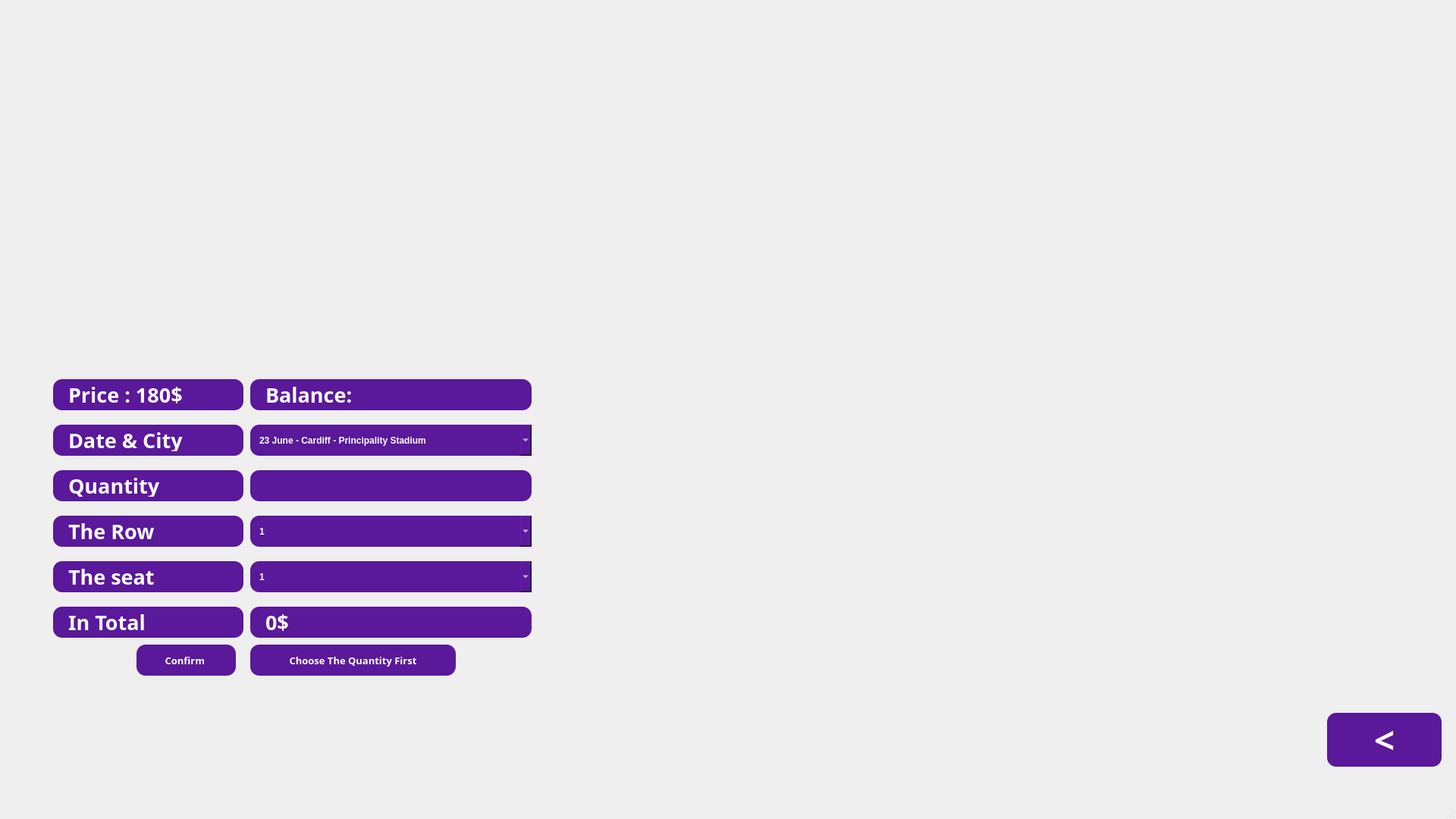
<?xml version="1.0" encoding="UTF-8"?>
<ui version="4.0">
 <class>LanaPage</class>
 <widget class="QMainWindow" name="LanaPage">
  <property name="geometry">
   <rect>
    <x>0</x>
    <y>0</y>
    <width>1920</width>
    <height>1080</height>
   </rect>
  </property>
  <property name="minimumSize">
   <size>
    <width>1920</width>
    <height>1080</height>
   </size>
  </property>
  <property name="maximumSize">
   <size>
    <width>1920</width>
    <height>1080</height>
   </size>
  </property>
  <property name="windowTitle">
   <string>MainWindow</string>
  </property>
  <widget class="QWidget" name="centralwidget">
   <widget class="QLabel" name="label">
    <property name="geometry">
     <rect>
      <x>0</x>
      <y>-40</y>
      <width>1920</width>
      <height>1080</height>
     </rect>
    </property>
    <property name="sizePolicy">
     <sizepolicy hsizetype="Preferred" vsizetype="Preferred">
      <horstretch>0</horstretch>
      <verstretch>0</verstretch>
     </sizepolicy>
    </property>
    <property name="minimumSize">
     <size>
      <width>1920</width>
      <height>1080</height>
     </size>
    </property>
    <property name="maximumSize">
     <size>
      <width>1920</width>
      <height>1080</height>
     </size>
    </property>
    <property name="text">
     <string/>
    </property>
    <property name="pixmap">
     <pixmap>LanaPage.png</pixmap>
    </property>
   </widget>
   <widget class="QPushButton" name="LanaBackBtn">
    <property name="geometry">
     <rect>
      <x>1750</x>
      <y>940</y>
      <width>151</width>
      <height>71</height>
     </rect>
    </property>
    <property name="font">
     <font>
      <family>Rockwell</family>
      <pointsize>36</pointsize>
      <weight>75</weight>
      <bold>true</bold>
     </font>
    </property>
    <property name="styleSheet">
     <string notr="true">
    background-color: #5A189A;
    color: white;
    border-radius: 12px;
    padding: 6px 12px;
    font-weight: bold;

</string>
    </property>
    <property name="text">
     <string>&lt;</string>
    </property>
   </widget>
   <widget class="QComboBox" name="DateLanaComboBox">
    <property name="geometry">
     <rect>
      <x>330</x>
      <y>560</y>
      <width>371</width>
      <height>41</height>
     </rect>
    </property>
    <property name="styleSheet">
     <string notr="true">
    background-color: #5A189A;
    color: white;
    border-radius: 12px;
    padding: 6px 12px;
    font-weight: bold;

</string>
    </property>
    <item>
     <property name="text">
      <string>23 June - Cardiff - Principality Stadium</string>
     </property>
    </item>
    <item>
     <property name="text">
      <string>26 June - Glasgow - Hampden Park</string>
     </property>
    </item>
    <item>
     <property name="text">
      <string>28 June - Liverpool - Anfield Stadium</string>
     </property>
    </item>
    <item>
     <property name="text">
      <string>30 June - Dublin - Aviva Stadium</string>
     </property>
    </item>
    <item>
     <property name="text">
      <string>3 July - London - Wembley Staidum</string>
     </property>
    </item>
    <item>
     <property name="text">
      <string>4 July - London - Wembley Staidum</string>
     </property>
    </item>
   </widget>
   <widget class="QLabel" name="LanaPriceLabel">
    <property name="geometry">
     <rect>
      <x>70</x>
      <y>500</y>
      <width>251</width>
      <height>41</height>
     </rect>
    </property>
    <property name="font">
     <font>
      <family>Rockwell</family>
      <pointsize>20</pointsize>
      <weight>75</weight>
      <bold>true</bold>
     </font>
    </property>
    <property name="styleSheet">
     <string notr="true">QLabel {
    background-color: #5A189A;
    color: white;
    border-radius: 12px;
    padding: 6px 12px;
    font-weight: bold;
}
</string>
    </property>
    <property name="text">
     <string>Price : 180$</string>
    </property>
   </widget>
   <widget class="QLabel" name="DateLanaLabel">
    <property name="geometry">
     <rect>
      <x>70</x>
      <y>560</y>
      <width>251</width>
      <height>41</height>
     </rect>
    </property>
    <property name="font">
     <font>
      <family>Rockwell</family>
      <pointsize>20</pointsize>
      <weight>75</weight>
      <bold>true</bold>
     </font>
    </property>
    <property name="styleSheet">
     <string notr="true">QLabel {
    background-color: #5A189A;
    color: white;
    border-radius: 12px;
    padding: 6px 12px;
    font-weight: bold;
}
</string>
    </property>
    <property name="text">
     <string>Date &amp; City</string>
    </property>
   </widget>
   <widget class="QLabel" name="QuantityLanaLabel">
    <property name="geometry">
     <rect>
      <x>70</x>
      <y>620</y>
      <width>251</width>
      <height>41</height>
     </rect>
    </property>
    <property name="font">
     <font>
      <family>Rockwell</family>
      <pointsize>20</pointsize>
      <weight>75</weight>
      <bold>true</bold>
     </font>
    </property>
    <property name="styleSheet">
     <string notr="true">QLabel {
    background-color: #5A189A;
    color: white;
    border-radius: 12px;
    padding: 6px 12px;
    font-weight: bold;
}
</string>
    </property>
    <property name="text">
     <string>Quantity</string>
    </property>
   </widget>
   <widget class="QPushButton" name="ConfirmLanaBtn">
    <property name="geometry">
     <rect>
      <x>180</x>
      <y>850</y>
      <width>131</width>
      <height>41</height>
     </rect>
    </property>
    <property name="font">
     <font>
      <family>Rockwell</family>
      <pointsize>10</pointsize>
      <weight>75</weight>
      <bold>true</bold>
     </font>
    </property>
    <property name="styleSheet">
     <string notr="true">
    background-color: #5A189A;
    color: white;
    border-radius: 12px;
    padding: 6px 12px;
    font-weight: bold;

</string>
    </property>
    <property name="text">
     <string>Confirm </string>
    </property>
   </widget>
   <widget class="QLabel" name="RowLanaLabel">
    <property name="geometry">
     <rect>
      <x>70</x>
      <y>680</y>
      <width>251</width>
      <height>41</height>
     </rect>
    </property>
    <property name="font">
     <font>
      <family>Rockwell</family>
      <pointsize>20</pointsize>
      <weight>75</weight>
      <bold>true</bold>
     </font>
    </property>
    <property name="styleSheet">
     <string notr="true">QLabel {
    background-color: #5A189A;
    color: white;
    border-radius: 12px;
    padding: 6px 12px;
    font-weight: bold;
}
</string>
    </property>
    <property name="text">
     <string>The Row</string>
    </property>
   </widget>
   <widget class="QLabel" name="SeatLanaLabel">
    <property name="geometry">
     <rect>
      <x>70</x>
      <y>740</y>
      <width>251</width>
      <height>41</height>
     </rect>
    </property>
    <property name="font">
     <font>
      <family>Rockwell</family>
      <pointsize>20</pointsize>
      <weight>75</weight>
      <bold>true</bold>
     </font>
    </property>
    <property name="styleSheet">
     <string notr="true">QLabel {
    background-color: #5A189A;
    color: white;
    border-radius: 12px;
    padding: 6px 12px;
    font-weight: bold;
}
</string>
    </property>
    <property name="text">
     <string>The seat</string>
    </property>
   </widget>
   <widget class="QComboBox" name="RowLanaComboBox">
    <property name="geometry">
     <rect>
      <x>330</x>
      <y>680</y>
      <width>371</width>
      <height>41</height>
     </rect>
    </property>
    <property name="styleSheet">
     <string notr="true">
    background-color: #5A189A;
    color: white;
    border-radius: 12px;
    padding: 6px 12px;
    font-weight: bold;

</string>
    </property>
    <item>
     <property name="text">
      <string>1</string>
     </property>
    </item>
    <item>
     <property name="text">
      <string>2</string>
     </property>
    </item>
    <item>
     <property name="text">
      <string>3</string>
     </property>
    </item>
    <item>
     <property name="text">
      <string>4</string>
     </property>
    </item>
    <item>
     <property name="text">
      <string>5</string>
     </property>
    </item>
    <item>
     <property name="text">
      <string>6</string>
     </property>
    </item>
    <item>
     <property name="text">
      <string>7</string>
     </property>
    </item>
    <item>
     <property name="text">
      <string>8</string>
     </property>
    </item>
    <item>
     <property name="text">
      <string>9</string>
     </property>
    </item>
    <item>
     <property name="text">
      <string>10</string>
     </property>
    </item>
    <item>
     <property name="text">
      <string>11</string>
     </property>
    </item>
    <item>
     <property name="text">
      <string>12</string>
     </property>
    </item>
    <item>
     <property name="text">
      <string>13</string>
     </property>
    </item>
    <item>
     <property name="text">
      <string>14</string>
     </property>
    </item>
    <item>
     <property name="text">
      <string>15</string>
     </property>
    </item>
    <item>
     <property name="text">
      <string>16</string>
     </property>
    </item>
    <item>
     <property name="text">
      <string>17</string>
     </property>
    </item>
    <item>
     <property name="text">
      <string>18</string>
     </property>
    </item>
    <item>
     <property name="text">
      <string>19</string>
     </property>
    </item>
    <item>
     <property name="text">
      <string>20</string>
     </property>
    </item>
    <item>
     <property name="text">
      <string>21</string>
     </property>
    </item>
    <item>
     <property name="text">
      <string>22</string>
     </property>
    </item>
    <item>
     <property name="text">
      <string>23</string>
     </property>
    </item>
    <item>
     <property name="text">
      <string>24</string>
     </property>
    </item>
    <item>
     <property name="text">
      <string>25</string>
     </property>
    </item>
    <item>
     <property name="text">
      <string>26</string>
     </property>
    </item>
    <item>
     <property name="text">
      <string>27</string>
     </property>
    </item>
    <item>
     <property name="text">
      <string>28</string>
     </property>
    </item>
    <item>
     <property name="text">
      <string>29</string>
     </property>
    </item>
    <item>
     <property name="text">
      <string>30</string>
     </property>
    </item>
   </widget>
   <widget class="QComboBox" name="SeatLanaComboBox">
    <property name="geometry">
     <rect>
      <x>330</x>
      <y>740</y>
      <width>371</width>
      <height>41</height>
     </rect>
    </property>
    <property name="styleSheet">
     <string notr="true">
    background-color: #5A189A;
    color: white;
    border-radius: 12px;
    padding: 6px 12px;
    font-weight: bold;

</string>
    </property>
    <item>
     <property name="text">
      <string>1</string>
     </property>
    </item>
    <item>
     <property name="text">
      <string>2</string>
     </property>
    </item>
    <item>
     <property name="text">
      <string>3</string>
     </property>
    </item>
    <item>
     <property name="text">
      <string>4</string>
     </property>
    </item>
    <item>
     <property name="text">
      <string>5</string>
     </property>
    </item>
    <item>
     <property name="text">
      <string>6</string>
     </property>
    </item>
    <item>
     <property name="text">
      <string>7</string>
     </property>
    </item>
    <item>
     <property name="text">
      <string>8</string>
     </property>
    </item>
    <item>
     <property name="text">
      <string>9</string>
     </property>
    </item>
    <item>
     <property name="text">
      <string>10</string>
     </property>
    </item>
    <item>
     <property name="text">
      <string>11</string>
     </property>
    </item>
    <item>
     <property name="text">
      <string>12</string>
     </property>
    </item>
    <item>
     <property name="text">
      <string>13</string>
     </property>
    </item>
    <item>
     <property name="text">
      <string>14</string>
     </property>
    </item>
    <item>
     <property name="text">
      <string>15</string>
     </property>
    </item>
    <item>
     <property name="text">
      <string>16</string>
     </property>
    </item>
    <item>
     <property name="text">
      <string>17</string>
     </property>
    </item>
    <item>
     <property name="text">
      <string>18</string>
     </property>
    </item>
    <item>
     <property name="text">
      <string>19</string>
     </property>
    </item>
    <item>
     <property name="text">
      <string>20</string>
     </property>
    </item>
    <item>
     <property name="text">
      <string>21</string>
     </property>
    </item>
    <item>
     <property name="text">
      <string>22</string>
     </property>
    </item>
    <item>
     <property name="text">
      <string>23</string>
     </property>
    </item>
    <item>
     <property name="text">
      <string>24</string>
     </property>
    </item>
    <item>
     <property name="text">
      <string>25</string>
     </property>
    </item>
    <item>
     <property name="text">
      <string>26</string>
     </property>
    </item>
    <item>
     <property name="text">
      <string>27</string>
     </property>
    </item>
    <item>
     <property name="text">
      <string>28</string>
     </property>
    </item>
    <item>
     <property name="text">
      <string>29</string>
     </property>
    </item>
    <item>
     <property name="text">
      <string>30</string>
     </property>
    </item>
   </widget>
   <widget class="QLabel" name="TotalLanaLabel">
    <property name="geometry">
     <rect>
      <x>70</x>
      <y>800</y>
      <width>251</width>
      <height>41</height>
     </rect>
    </property>
    <property name="font">
     <font>
      <family>Rockwell</family>
      <pointsize>20</pointsize>
      <weight>75</weight>
      <bold>true</bold>
     </font>
    </property>
    <property name="styleSheet">
     <string notr="true">QLabel {
    background-color: #5A189A;
    color: white;
    border-radius: 12px;
    padding: 6px 12px;
    font-weight: bold;
}
</string>
    </property>
    <property name="text">
     <string>In Total</string>
    </property>
   </widget>
   <widget class="QLabel" name="TotalLanaLabelValue">
    <property name="geometry">
     <rect>
      <x>330</x>
      <y>800</y>
      <width>371</width>
      <height>41</height>
     </rect>
    </property>
    <property name="font">
     <font>
      <family>Rockwell</family>
      <pointsize>20</pointsize>
      <weight>75</weight>
      <bold>true</bold>
     </font>
    </property>
    <property name="styleSheet">
     <string notr="true">QLabel {
    background-color: #5A189A;
    color: white;
    border-radius: 12px;
    padding: 6px 12px;
    font-weight: bold;
}
</string>
    </property>
    <property name="text">
     <string>0$</string>
    </property>
   </widget>
   <widget class="QPushButton" name="PayLanaBtn">
    <property name="enabled">
     <bool>false</bool>
    </property>
    <property name="geometry">
     <rect>
      <x>330</x>
      <y>850</y>
      <width>271</width>
      <height>41</height>
     </rect>
    </property>
    <property name="font">
     <font>
      <family>Rockwell</family>
      <pointsize>10</pointsize>
      <weight>75</weight>
      <bold>true</bold>
     </font>
    </property>
    <property name="styleSheet">
     <string notr="true">
    background-color: #5A189A;
    color: white;
    border-radius: 12px;
    padding: 6px 12px;
    font-weight: bold;

</string>
    </property>
    <property name="text">
     <string>Choose The Quantity First</string>
    </property>
   </widget>
   <widget class="QLineEdit" name="lineEdit">
    <property name="geometry">
     <rect>
      <x>330</x>
      <y>620</y>
      <width>371</width>
      <height>41</height>
     </rect>
    </property>
    <property name="styleSheet">
     <string notr="true">
    background-color: #5A189A;
    color: white;
    border-radius: 12px;
    padding: 6px 12px;
    font-weight: bold;
</string>
    </property>
   </widget>
   <widget class="QLabel" name="LanaBalanceLabel">
    <property name="geometry">
     <rect>
      <x>330</x>
      <y>500</y>
      <width>371</width>
      <height>41</height>
     </rect>
    </property>
    <property name="font">
     <font>
      <family>Rockwell</family>
      <pointsize>20</pointsize>
      <weight>75</weight>
      <bold>true</bold>
     </font>
    </property>
    <property name="styleSheet">
     <string notr="true">QLabel {
    background-color: #5A189A;
    color: white;
    border-radius: 12px;
    padding: 6px 12px;
    font-weight: bold;
}
</string>
    </property>
    <property name="text">
     <string>Balance:</string>
    </property>
   </widget>
  </widget>
  <widget class="QMenuBar" name="menubar">
   <property name="geometry">
    <rect>
     <x>0</x>
     <y>0</y>
     <width>1920</width>
     <height>26</height>
    </rect>
   </property>
  </widget>
  <widget class="QStatusBar" name="statusbar"/>
 </widget>
 <resources/>
 <connections/>
</ui>
